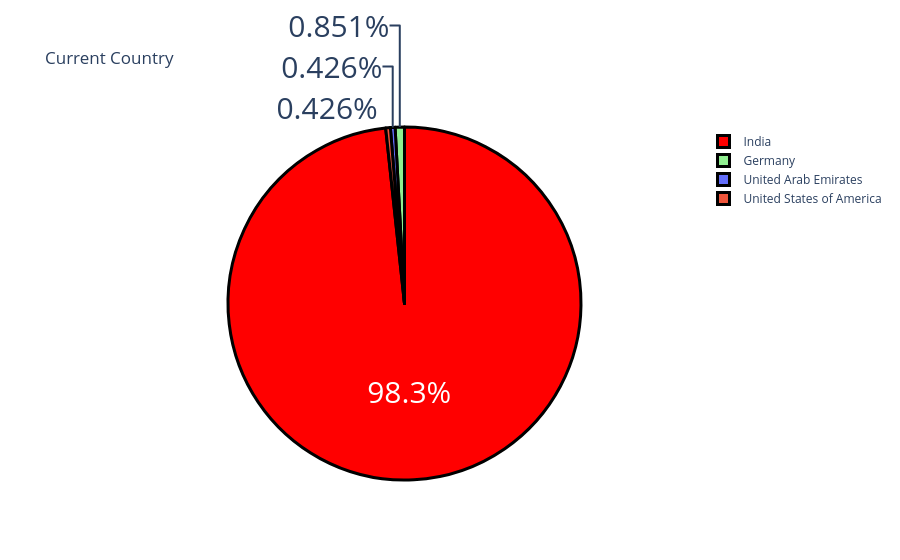

Write notebook code for a chart like this one.
### Code cell
country = data['Your Current Country.'].value_counts()
label = country.index
counts = country.values
colors =['red','lightgreen']
fig=go.Figure(data= [go.Pie(labels= label, values =counts)])
fig.update_layout(title_text = "Current Country")
fig.update_traces(hoverinfo = 'label+value', textinfo = 'percent', textfont_size = 30, marker = dict(colors= colors, line = dict(color ='black', width= 3)))
fig.show()

### Figure 1 — Plotly figure (JSON) as saved in the notebook; plotly's stock layout.template omitted (floating-point values rounded to 4 significant figures)
{"data": [{"hoverinfo": "label+value", "labels": ["India", "Germany", "United Arab Emirates", "United States of America"], "marker": {"colors": ["red", "lightgreen"], "line": {"color": "black", "width": 3}}, "textfont": {"size": 30}, "textinfo": "percent", "type": "pie", "values": [231, 2, 1, 1]}], "layout": {"autosize": true, "title": {"text": "Current Country"}}}
